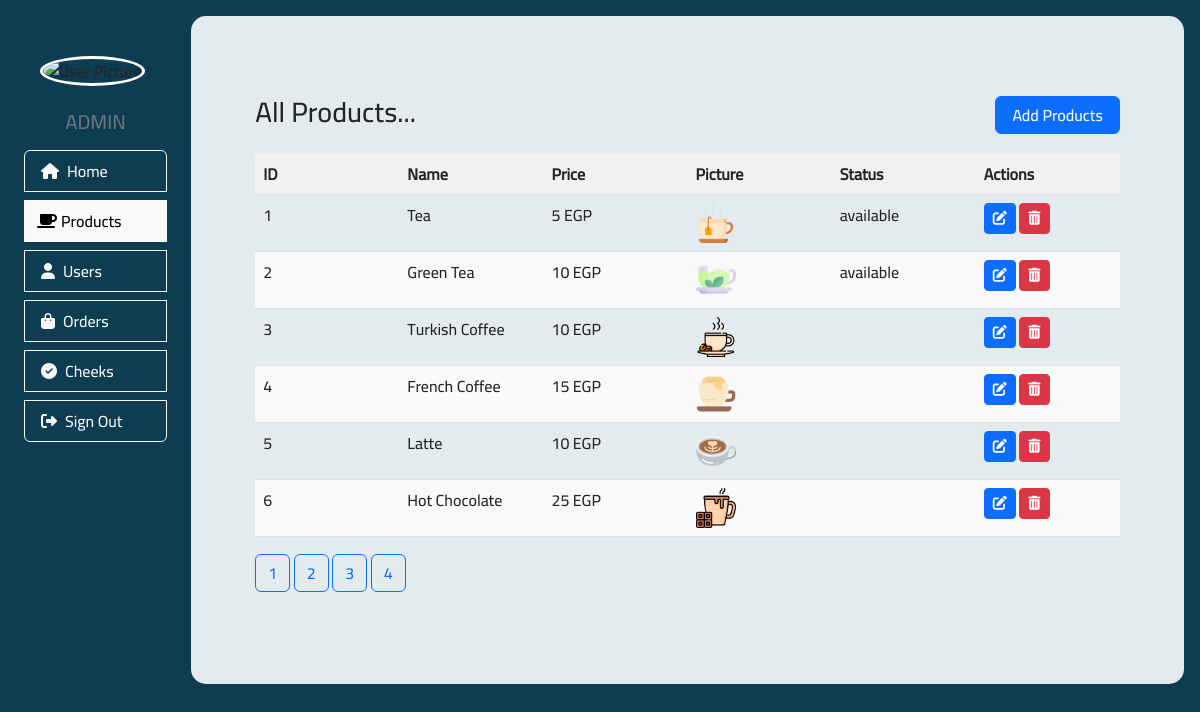
The page /All_Products.php on the database as committed earlier.
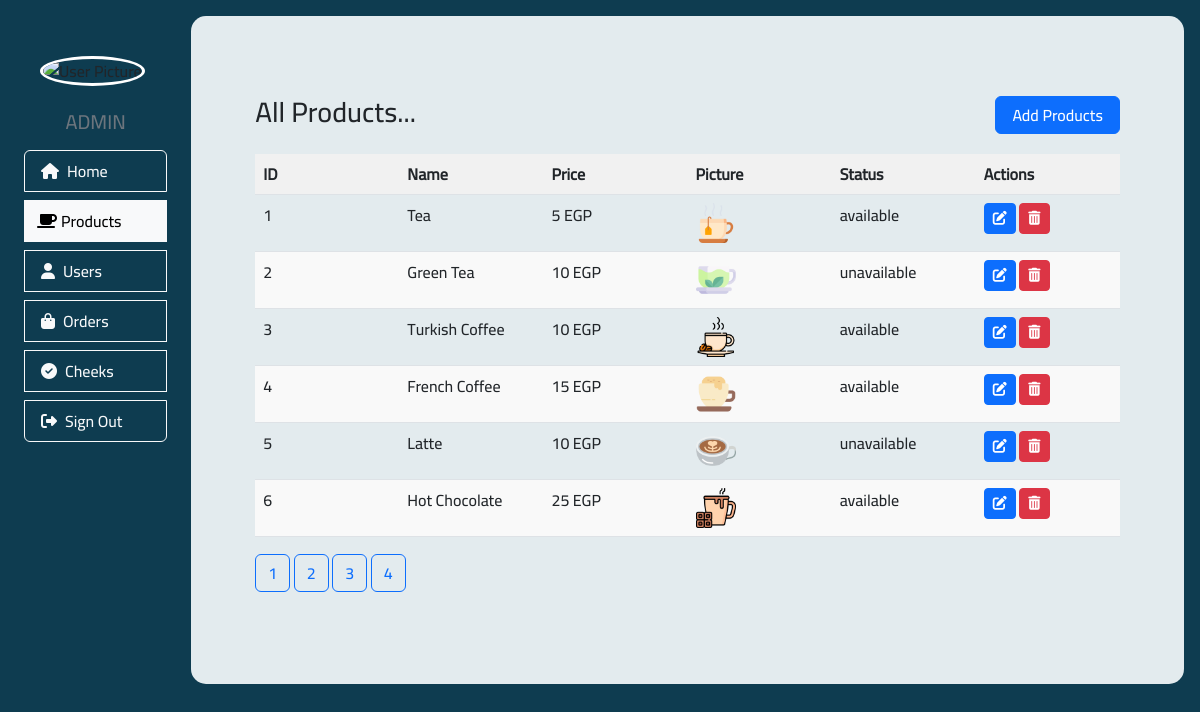
The same page on the database as committed later.
### tables this page shows
CREATE TABLE `products` (
  `id` int(11) NOT NULL,
  `name` varchar(50) NOT NULL,
  `price` double NOT NULL,
  `picture` varchar(225) NOT NULL,
  `status` varchar(30) NOT NULL,
  `category_id` int(11) NOT NULL
);

### All_Products.php (the view, shortened to what this page needs)
<!DOCTYPE html>
<html lang="en">
<head>
  <link href="https://cdn.jsdelivr.net/npm/bootstrap@5.2.3/dist/css/bootstrap.min.css" rel="stylesheet" />
  <link rel="stylesheet" href="https://cdnjs.cloudflare.com/ajax/libs/font-awesome/6.2.1/css/all.min.css" />
  <link rel="stylesheet" href="Assets/Styles/style_main.css">
  <link rel="stylesheet" href="./main.css">
</head>
<body>
    <?php
      $conn = new PDO('mysql:host=localhost;dbname=coffee_shop', 'root', '');
      $query = "SELECT * FROM products";
      $sql = $conn->prepare($query);
      $sql->execute();
      $all_products = $sql->fetchAll(PDO::FETCH_ASSOC);
    ?>
  <div class="m-0 p-3 h-100 w-100 d-flex">
    <div class="right_side_style pe-3 pt-3 pt-lg-2">
      <div class="user_info_style p-lg-2">
          <div class="p-3 pt-4 img-style">
              <img src="Assets/Images/Users/<?php echo $user_pic; ?>" alt="User Picture" class="rounded-circle w-100" style="border: 3px solid white;">
          </div>
          <h5 class="m-0 text-secondary d-none d-lg-block text-center">ADMIN</h5>
      </div>
      <div class="btn-group-vertical w-100 pt-4 pt-lg-1 p-2">
        <a href="Admin_Home.php" class="btn btn-outline-light text-start p-2 my-1"><i class="fa-solid fa-house mx-2"></i><span class="d-none d-lg-inline">Home</span></a>
        <a href="All_Products.php" class="btn btn-outline-light text-start p-2 my-1 active"><i class="fa-solid fa-mug-saucer mx-1"></i><span class="d-none d-lg-inline">Products</span></a>
        <a href="All_Users.php" class="btn btn-outline-light text-start p-2 my-1"><i class="fa-solid fa-user mx-2"></i><span class="d-none d-lg-inline">Users</span></a>
        <a href="Admin_Orders.php" class="btn btn-outline-light text-start p-2 my-1"><i class="fa-solid fa-bag-shopping mx-2"></i><span class="d-none d-lg-inline">Orders</span></a>
        <a href="Cheeks.php" class="btn btn-outline-light text-start p-2 my-1"><i class="fa-solid fa-circle-check mx-2"></i><span class="d-none d-lg-inline">Cheeks</span></a>
        <a href="Login.php" class="btn btn-outline-light text-start p-2 my-1"><i class="fa-solid fa-right-from-bracket mx-2"></i><span class="d-none d-lg-inline">Sign Out</span></a>
      </div>
    </div>
    <div class="main_section_style m-0 p-3">
      <?php
        $result_per_page=6;
        $num_of_pro=sizeof($all_products);
        $num_of_pages=ceil($num_of_pro/$result_per_page);
        if (!isset($_GET['page']))
        {
            $page=1;
        }
        else
        {
            $page=$_GET['page'];
        }
        $page_first_result=($page-1)*$result_per_page;
      $con = new PDO('mysql:host=localhost;dbname=coffee_shop', 'root', '');
      $query = "SELECT * FROM products LIMIT ".$page_first_result.','.$result_per_page.';';
      $sql = $con->prepare($query);
      $res = $sql->execute();
      $products = ($sql->fetchAll(PDO::FETCH_ASSOC));
      ?>
      <div class="container h-100 p-5">
        <div class="row py-3">
          <div class="col-6">
            <h3>All Products...</h3>
          </div>
          <div class="col-6 d-flex justify-content-end">
            <a href="Add_product.php"><button type="button" class="btn btn-primary px-3" name="save">Add Products</button></a>
          </div>
        </div>
        <div class="table-wrapper">
        <table class="table">
          <thead>
            <tr>
              <th>ID</th>
              <th>Name</th>
              <th>Price</th>
              <th>Picture</th>
              <th>Status</th>
              <th>Actions</th>
            </tr>
          </thead>
          <tbody>
            <?php
            foreach ($products as $product) {
              echo "<tr>";
              echo "<td>" . $product['id'] . "</td>";
              echo "<td>" . $product['name'] . "</td>";
              echo "<td>" . $product['price'] . " EGP " . "</td>";
              echo "<td>". "<img class='product-image' src='Assets/images/products/" . $product['picture'] . "' alt='" . $product['name'] . "'></td>";
              echo "<td>" . $product['status'] . "</td>";
              echo "<td>";
              echo "<a href='update.php?id=" . $product['id'] . "' class='btn btn-primary btn-sm' onclick='return confirm(\"Are you sure?\");'><i class='fas fa-edit'></i></a> " ." ";
              echo "<a href='delete.php?id=" . $product['id'] . "' class='btn btn-danger btn-sm' onclick='return confirm(\"Are you sure?\");'><i class='fas fa-trash-alt'></i></a>";
              echo "</td>";
              echo "</tr>";
            }
            ?>
          </tbody>
        </table>
      </div>
<?php
      for($page=1;$page<=$num_of_pages;$page++)
      {
          echo '<a class="btn btn-outline-primary" href="All_Products.php?page='.$page.'">'.$page.'</a> ';
      }
?>
    </div>
  </div>
</body>
</html>

Rows that differ between the two databases and show on the page:
changed products "Green Tea": status "available" → "unavailable"
changed products "Turkish Coffee": status (not shown) → "available"
changed products "French Coffee": status (not shown) → "available"
changed products "Latte": status (not shown) → "unavailable"
changed products "Hot Chocolate": status (not shown) → "available"
